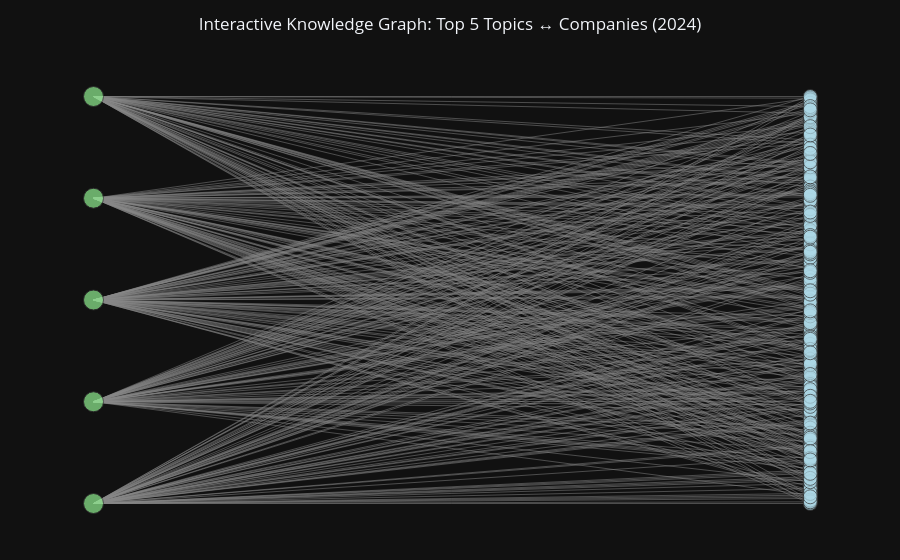

Write notebook code for a chart like this one.
### Markdown cell above
### reverse bipartite: Top K Topics + their Companies

### Code cell
# ---------------------------------
# 1) Pick top K topics in the bipartite graph
# ---------------------------------
topic_nodes = [n for n, d in G.nodes(data=True) if d.get("type") == "topic"]

# Use degree (number of companies linked to the topic) as importance
topic_deg = dict(G.degree(topic_nodes))

K = 5  # number of topics you want to focus on
top_topics = sorted(topic_nodes, key=lambda n: topic_deg[n], reverse=True)[:K]

print("Top topics:", top_topics)

# ---------------------------------
# 2) Build subgraph H: selected topics + all their companies
# ---------------------------------
sub_nodes = set(top_topics)
for t in top_topics:
    sub_nodes.update(G.neighbors(t))

H = G.subgraph(sub_nodes).copy()
print("Subgraph:", H.number_of_nodes(), "nodes,", H.number_of_edges(), "edges")

topics_sub    = [n for n, d in H.nodes(data=True) if d.get("type") == "topic"]
companies_sub = [n for n, d in H.nodes(data=True) if d.get("type") == "company"]

# ---------------------------------
# 3) Simple bipartite layout:
#    topics on the left (x=0), companies on the right (x=1)
# ---------------------------------
pos = {}

# How many nodes on each side
n_topics = len(topics_sub)
n_companies = len(companies_sub)

# We'll use the company side to define the vertical span
max_y = max(n_companies - 1, 1)

# Spread topics evenly across [0, max_y]
topic_y_values = np.linspace(0, max_y, num=n_topics) if n_topics > 1 else [max_y / 2]

for y, n in zip(topic_y_values, sorted(topics_sub)):
    pos[n] = (0, y)

# Companies still stacked 0..max_y
for i, n in enumerate(sorted(companies_sub)):
    pos[n] = (1, i)

# ---------------------------------
# 4) Edge traces (lines + hover markers)
# ---------------------------------
edge_x = []
edge_y = []
edge_hover_x = []
edge_hover_y = []
edge_hover_text = []

for u, v, d in H.edges(data=True):
    x0, y0 = pos[u]
    x1, y1 = pos[v]

    # line coordinates
    edge_x += [x0, x1, None]
    edge_y += [y0, y1, None]

    # midpoint for hover
    mx, my = (x0 + x1) / 2, (y0 + y1) / 2
    edge_hover_x.append(mx)
    edge_hover_y.append(my)

    # figure out which endpoint is topic / company for nicer label
    if H.nodes[u].get("type") == "topic":
        topic_name = u
        company_label = H.nodes[v].get("label", v)
        symbol = v
    else:
        topic_name = v
        company_label = H.nodes[u].get("label", u)
        symbol = u

    edge_hover_text.append(
        f"<b>{topic_name}</b><br>"
        f"Company: <b>{company_label}</b> ({symbol})<br>"
        f"TF-IDF weight: {d.get('weight', 0):.4f}"
    )

edge_trace = go.Scatter(
    x=edge_x,
    y=edge_y,
    mode="lines",
    line=dict(width=0.5, color="#888"),
    hoverinfo="none",
    name="Edges"
)

edge_hover_trace = go.Scatter(
    x=edge_hover_x,
    y=edge_hover_y,
    mode="markers",
    hoverinfo="text",
    marker=dict(size=6, color="rgba(0,0,0,0)"),  # invisible; used only for hover
    text=edge_hover_text,
    name="Edge info"
)

# ---------------------------------
# 5) Node trace (topics vs companies)
# ---------------------------------
node_x = []
node_y = []
node_text = []
node_color = []
node_size = []

for n, d in H.nodes(data=True):
    x, y = pos[n]
    node_x.append(x)
    node_y.append(y)

    if d.get("type") == "topic":
        node_text.append(f"<b>Topic:</b> {n}<br>Degree: {topic_deg.get(n, 0)}")
        node_color.append("lightgreen")
        node_size.append(20)  # make topics big
    else:
        label = d.get("label", n)
        node_text.append(f"<b>{label}</b><br>Symbol: {n}")
        node_color.append("lightblue")
        node_size.append(14)

node_trace = go.Scatter(
    x=node_x,
    y=node_y,
    mode="markers",
    hoverinfo="text",
    text=node_text,
    marker=dict(
        size=node_size,
        color=node_color,
        line_width=1,
        line_color="#333"
    ),
    name="Nodes"
)

# ---------------------------------
# 6) Final interactive figure
# ---------------------------------
fig = go.Figure(
    data=[edge_trace, edge_hover_trace, node_trace],
    layout=go.Layout(
        title=f"Interactive Knowledge Graph: Top {K} Topics ↔ Companies (2024)",
        title_x=0.5,
        showlegend=False,
        hovermode="closest",
        margin=dict(b=20, l=40, r=40, t=60),
        xaxis=dict(showgrid=False, zeroline=False, showticklabels=False),
        yaxis=dict(showgrid=False, zeroline=False, showticklabels=False),
    )
)

fig.show()

### Figure 1 — Plotly figure (JSON) as saved in the notebook; plotly's stock layout.template omitted (floating-point values rounded to 4 significant figures; data arrays with more than 128 entries replaced by an {"elided": "..."} marker saying what was removed)
{"data": [{"hoverinfo": "none", "line": {"color": "#888", "width": 0.5}, "mode": "lines", "name": "Edges", "x": {"elided": "1092 int values"}, "y": {"elided": "1092 float values"}, "type": "scatter"}, {"hoverinfo": "text", "marker": {"color": "rgba(0,0,0,0)", "size": 6}, "mode": "markers", "name": "Edge info", "text": {"elided": "364 str values"}, "x": {"elided": "364 float values"}, "y": {"elided": "364 float values"}, "type": "scatter"}, {"hoverinfo": "text", "marker": {"color": {"elided": "249 str values"}, "line": {"color": "#333", "width": 1}, "size": {"elided": "249 int values"}}, "mode": "markers", "name": "Nodes", "text": {"elided": "249 str values"}, "x": {"elided": "249 int values"}, "y": {"elided": "249 float values"}, "type": "scatter"}], "layout": {"hovermode": "closest", "margin": {"b": 20, "l": 40, "r": 40, "t": 60}, "showlegend": false, "title": {"text": "Interactive Knowledge Graph: Top 5 Topics ↔ Companies (2024)", "x": 0.5}, "xaxis": {"showgrid": false, "showticklabels": false, "zeroline": false}, "yaxis": {"showgrid": false, "showticklabels": false, "zeroline": false}}}
